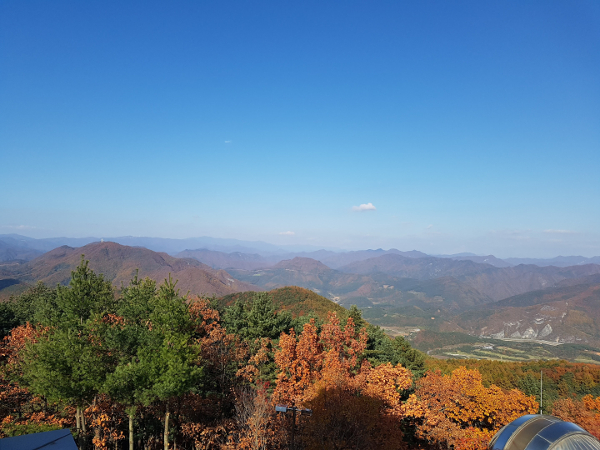
#> input picture img/mountain.jpg, 600 x 450 px; the run also reads 1 picture not shown here
$ jupyter execute --allow-errors 04_histogram.ipynb   (shell and % lines are left out)
#> lines starting #> are read from the running program, lines starting #| are printed output that depends on the picture; after the words box and inside, x2 and y2 are one past the last pixel; in counts of white or black regions, pixels touching at a corner belong together
### notebooks/util.py
# -*- coding: utf-8 -*-

import cv2 as cv
import matplotlib.pyplot as plt


def display_image(img, cmap=None, right=None, top=None):

    img = cv.cvtColor(img, cv.COLOR_BGR2RGB)
    plt.imshow(img, cmap=cmap)
    plt.subplots_adjust(right=right, top=top)

### notebooks/04_histogram.ipynb
[cell 1]
import cv2 as cv
import numpy as np
import matplotlib.pyplot as plt

from util import display_image

## gray-scale histogram

[cell 2]
img = cv.imread('../img/mountain.jpg', cv.IMREAD_GRAYSCALE)
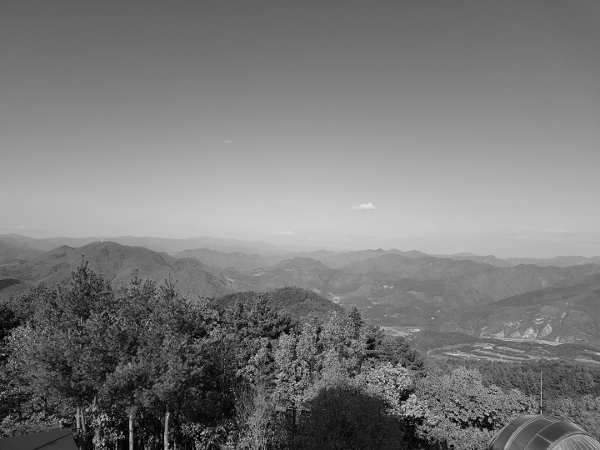
#> img: shape (450, 600); min 0, max 227, mean 121.9

[cell 3]
img.shape
#> Out = (450, 600)

[cell 4]
display_image(img, cmap='gray')

[cell 5]
# [img]: object
# [0]: 1-channel (gray-scale)
# None: does not use mask
# [256]: x range
# [0, 256]: min, max (max=255+1, since max value is not included in histogram's range)
hist = cv.calcHist([img], [0], None, [256], [0, 256])
#> hist = 256 values, max 3288 at index 107, min 0 at index 220, mean 1054.7

[cell 6]
plt.plot(hist, color='blue')
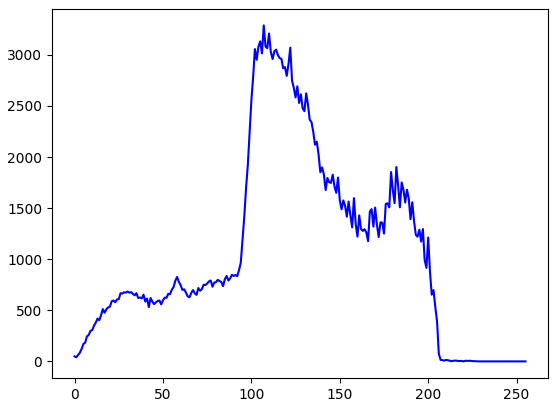
#> figure drawn by matplotlib, 1 panel; curve peaks at x = 107, y = 3288

[cell 7]
hist.shape
#> Out = (256, 1)

[cell 8]
hist.sum()
#> Out = 270000

[cell 9]
img.shape
#> Out = (450, 600)

[cell 10]
450 * 600

## RGB histogram

[cell 11]
img = cv.imread('../img/mountain.jpg')
#> img is the input picture: shape (450, 600, 3); mean B, G, R 151.4, 127.3, 100.2

[cell 12]
display_image(img)

* BGR order

[cell 13]
channels = cv.split(img)

[cell 14]
colors = ('b', 'g', 'r')

[cell 15]
for ch, color in zip(channels, colors):
    hist = cv.calcHist([ch], [0], None, [256], [0, 256])
    plt.plot(hist, color=color)
#> this loop made 3 passes
#> color on passes 1 to 3: 'b', 'g', 'r'
#> figure, not shown here; curve peaks at x = 223, y = 5207; curve peaks at x = 114, y = 3328; curve peaks at x = 60, y = 3038

## histogram normalization
$$I_N = (I - Min) \frac{new Max - new Min}{Max - Min} + newMin$$

* Notations
    - $I$: raw image
    - $Min, \; Max$: max, min value of raw image
    - $newMin, \; newMax$: max, min value of normalized image
    - $I_N$: normalized image

* why normalize?
    - enhances resoultion when pixel value is not evenly distributed between 0-255
    - make range space equal when operating arithematics with two images

[cell 16]
img = cv.imread('../img/abnormal.jpg', cv.IMREAD_GRAYSCALE)
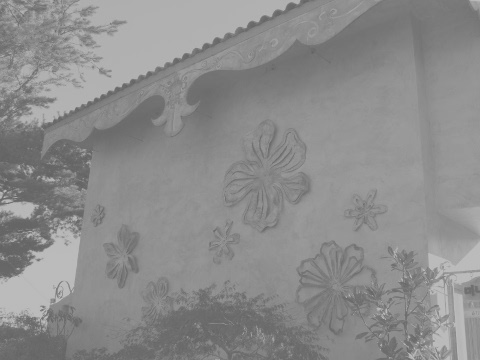
#> input picture img/abnormal.jpg, 480 x 360 px
#> img is the input picture: shape (360, 480); min 96, max 194, mean 140.1

[cell 17]
img_f = img.astype(np.float32)
img_norm = (img_f - img_f.min())*(255) / (img_f.max() - img_f.min())
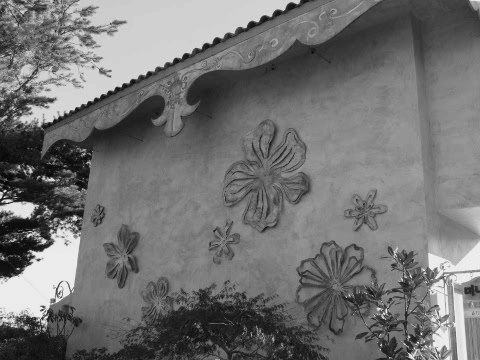
#> img_norm: shape (360, 480) float32; min 0, max 255, mean 114.7
img_norm = img_norm.astype(np.uint8)

[cell 18]
img_norm2 = cv.normalize(img, None, 0, 255, cv.NORM_MINMAX)

[cell 19]
hist = cv.calcHist([img], [0], None, [266], [0, 255])
#> hist = 266 values, max 6600 at index 151, min 0 at index 0, mean 649.6
hist_norm = cv.calcHist([img_norm], [0], None, [266], [0, 255])
#> hist_norm = 266 values, max 6600 at index 132, min 0 at index 1, mean 649.6
hist_norm2 = cv.calcHist([img_norm2], [0], None, [266], [0, 255])
#> hist_norm2 = 266 values, max 6600 at index 133, min 0 at index 1, mean 649.6

[cell 20]
display_image(img, cmap='gray')

[cell 21]
display_image(img_norm, cmap='gray')

[cell 22]
display_image(img_norm2, cmap='gray')

[cell 23]
hists = {'before': hist, 'manual': hist_norm, 'cv': hist_norm2}

[cell 24]
for i, (k, v) in enumerate(hists.items()):
    plt.subplot(1, 3, i+1)
    plt.title(k)
    plt.plot(v, color='blue')
#> this loop made 3 passes

plt.subplots_adjust(right=3)
#> figure, not shown here; panel 1: curve peaks at x = 151, y = 6600; panel 2: curve peaks at x = 132, y = 6600; panel 3: curve peaks at x = 133, y = 6600

## histogram equalization
$$H'(v) = round\bigg(\frac{cdf(v) - cdf_{min}}{(M\times N) - cdf_{min}} \times (L-1)\bigg)$$
* Notations:
    - $cdf(w)$ : histogram cdf
    - $cdf_{min}$: cumulative min, 1
    - $M\times N$: # of pixel, width\*height
    - $L$: range space, 256
    - $round(v)$: rounding
    - $H'(v)$: equalized hisogram
* why equalize?
    - cannot apply normalization
        - e.g. wants to normlize below scores to 70-100
            - 70, 96, 98, 98, 100

[cell 25]
img = cv.imread('../img/yate.jpg', cv.IMREAD_GRAYSCALE)
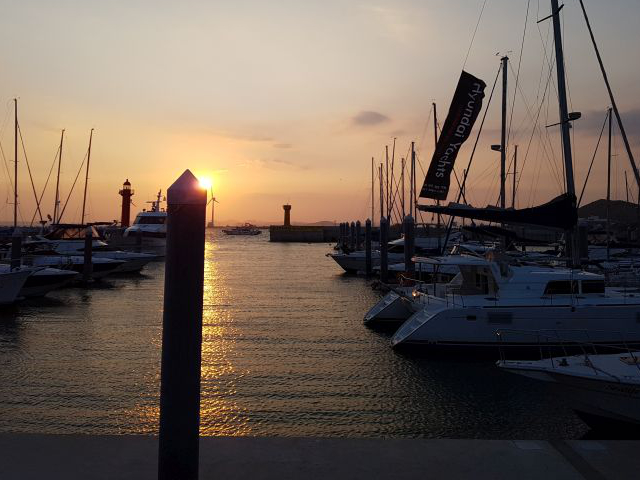
#> input picture img/yate.jpg, 640 x 480 px
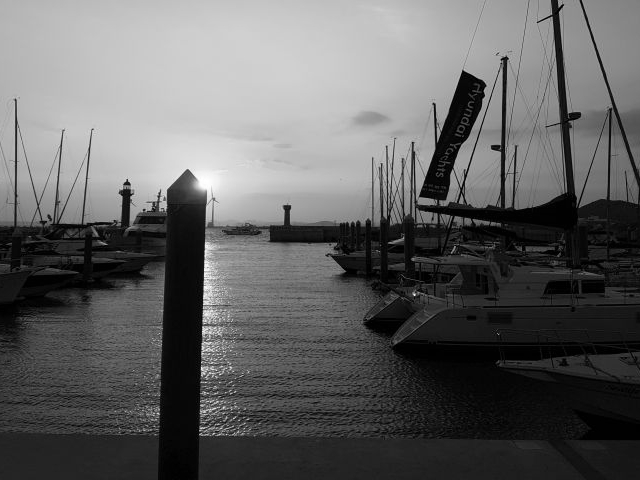
#> img: shape (480, 640); min 0, max 255, mean 98.1

[cell 26]
rows, cols = img.shape[:2]
#> rows = 480; cols = 640

[cell 27]
rows, cols
#> Out = (480, 640)

[cell 28]
hist = cv.calcHist([img], [0], None, [256], [0, 256])
#> hist = 256 values, max 5912 at index 1, min 7 at index 255, mean 1200

[cell 29]
# calc cumu cdf
cdf = hist.cumsum()
#> cdf = 256 values from 1649 to 307200
# converts 0 with nan
cdf_m = np.ma.masked_equal(cdf, 0)
# euqlize hist
cdf_m = (cdf_m - cdf_m.min()) / (rows*cols) * 255
# reverts nan to 0
cdf = np.ma.filled(cdf_m, 0).astype('uint8')
#> cdf = 256 values from 0 to 253

img2 = cdf[img]
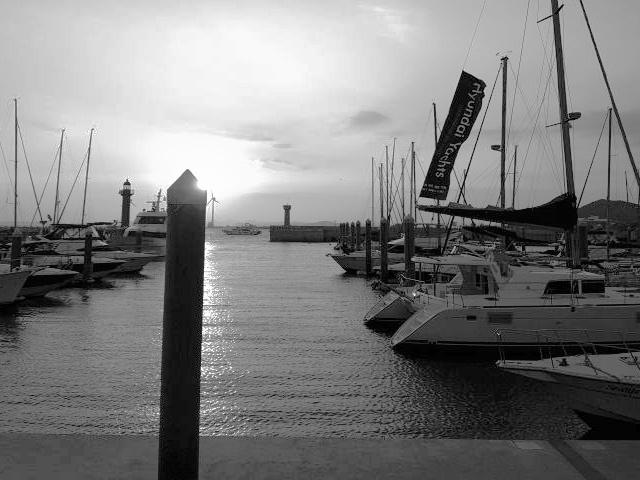
#> img2: shape (480, 640); min 0, max 253, mean 126.4

[cell 30]
img3 = cv.equalizeHist(img)

[cell 31]
hist2 = cv.calcHist([img2], [0], None, [256], [0, 256])
#> hist2 = 256 values, max 5912 at index 4, min 0 at index 1, mean 1200
hist3 = cv.calcHist([img3], [0], None, [256], [0, 256])
#> hist3 = 256 values, max 5912 at index 5, min 0 at index 1, mean 1200

[cell 32]
display_image(img, cmap='gray')

[cell 33]
display_image(img2, cmap='gray')

[cell 34]
display_image(img3, cmap='gray')

[cell 35]
hists = {'before': hist, 'manual': hist2, 'cv': hist3}

[cell 36]
for i, (k, v) in enumerate(hists.items()):
    plt.subplot(1, 3, i+1)
    plt.title(k)
    plt.plot(v, color='blue')

plt.subplots_adjust(right=3)
#> figure, not shown here; panel 1: curve peaks at x = 1, y = 5912; panel 2: curve peaks at x = 4, y = 5912; panel 3: curve peaks at x = 5, y = 5912

## applying equalization to RGB image

[cell 37]
img = cv.imread('../img/yate.jpg')
#> img is the input picture: shape (480, 640, 3); mean B, G, R 84.6, 95, 109.1

* equalizing illumination

[cell 38]
img_yuv = cv.cvtColor(img, cv.COLOR_BGR2YUV)
#> img_yuv: shape (480, 640, 3); mean of channels 0, 1, 2 98.1, 121.4, 137.7

* c.f.
    - y: Luma
    - u: Chroma Blue
    - v: Chroma Red

[cell 39]
img_yuv[:, :, 0] = cv.equalizeHist(img_yuv[:, :, 0])
#> img_yuv: shape (480, 640, 3); mean of channels 0, 1, 2 127.7, 121.4, 137.7

[cell 40]
img2 = cv.cvtColor(img_yuv, cv.COLOR_YUV2BGR)
#> img2: shape (480, 640, 3)

[cell 41]
display_image(img)

[cell 42]
display_image(img2)

## CLAHE (Contrast Limiting Adaptive Histogram Equalization)
* avoid removing too bright parts when applying HE
* segmentize image and applying HE to each segments

[cell 43]
img = cv.imread('../img/bright.jpg')
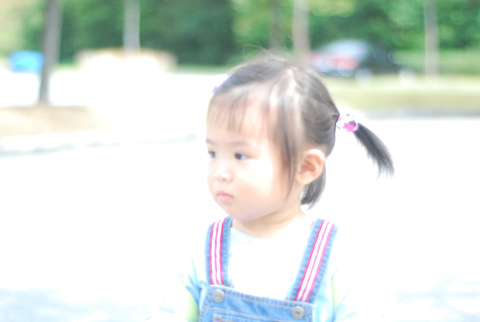
#> input picture img/bright.jpg, 480 x 322 px
#> img is the input picture: shape (322, 480, 3); mean B, G, R 216.5, 222.7, 215.1

[cell 44]
img_yuv = cv.cvtColor(img, cv.COLOR_BGR2YUV)
#> img_yuv: shape (322, 480, 3); mean of channels 0, 1, 2 219.7, 126.4, 123.9

[cell 45]
img_eq = img_yuv.copy()
img_eq[:, :, 0] = cv.equalizeHist(img_eq[:, :, 0])
#> img_eq: shape (322, 480, 3); mean of channels 0, 1, 2 156.4, 126.4, 123.9
img_eq = cv.cvtColor(img_eq, cv.COLOR_YUV2BGR)

[cell 46]
img_clahe = img_yuv.copy()
clahe = cv.createCLAHE(clipLimit=3.0, tileGridSize=(8, 8))
img_clahe[:, :, 0] = clahe.apply(img_clahe[:, :, 0])
#> img_clahe: shape (322, 480, 3); mean of channels 0, 1, 2 203.9, 126.4, 123.9
img_clahe = cv.cvtColor(img_clahe, cv.COLOR_YUV2BGR)

[cell 47]
display_image(img)

[cell 48]
display_image(img_eq)

[cell 49]
display_image(img_clahe)

## 2d-histogram

[cell 50]
img = cv.imread('../img/mountain.jpg')

[cell 51]
# [0, 1]: blue, green
hist = cv.calcHist([img], [0, 1], None, [32, 32], [0, 256, 0, 256])

[cell 52]
p = plt.imshow(hist, cmap='jet')
plt.title('Blue and Green')
plt.colorbar(p)

## back-projection

[cell 53]
img = cv.imread('../img/pump_horse.jpg')
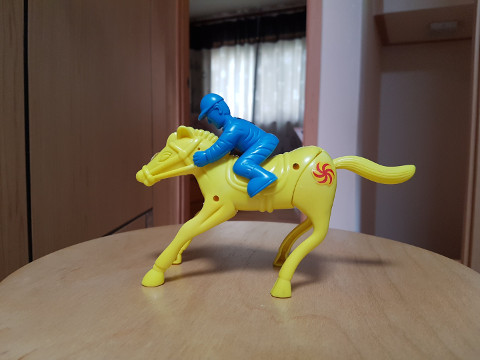
#> input picture img/pump_horse.jpg, 480 x 360 px
#> img is the input picture: shape (360, 480, 3); mean B, G, R 82.8, 98.9, 112.7

[cell 54]
hsv_img = cv.cvtColor(img, cv.COLOR_BGR2HSV)
#> hsv_img: shape (360, 480, 3); mean H, S, V 35.4, 90.6, 118.5

[cell 55]
display_image(img)

[cell 56]
def masking(bp, win_name):

    disc = cv.getStructuringElement(cv.MORPH_ELLIPSE, (5, 5))
    cv.filter2D(bp, -1, disc, bp)
    _, mask = cv.threshold(bp, 1, 255, cv.THRESH_BINARY)
    result = cv.bitwise_and(img, img, mask=mask)

    return result

[cell 57]
def backProject_manual(hist_roi):

    hist_img = cv.calcHist([hsv_img], [0, 1], None, [180, 256], [0, 180, 0, 256])
    hist_rate = hist_roi / (hist_img+1)
    h, s, v = cv.split(hsv_img)
    bp = hist_rate[h.ravel(), s.ravel()]
    bp = np.minimum(bp, 1)
    bp = bp.reshape(hsv_img.shape[:2])
    cv.normalize(bp, bp, 0, 255, cv.NORM_MINMAX)
    bp = bp.astype(np.uint8)

    return masking(bp, 'result_manual')

[cell 58]
def backProject_cv(hist_roi):

    bp = cv.calcBackProject([hsv_img], [0, 1], hist_roi, [0, 180, 0, 256], 1)

    return masking(bp, 'result_cv')

[cell 59]
draw = img.copy()

[cell 60]
y = 170
h = 40
x = 210
w = 100

[cell 61]
roi = draw[y:y+h, x:x+w]

[cell 62]
display_image(roi)

[cell 63]
cv.rectangle(draw, (x, y), (x+w, y+h), (0, 0, 255), 2)
#> draw: shape (360, 480, 3); 0.48% of pixels changed, all inside (x1, y1, x2, y2) = (209, 169, 312, 212)

[cell 64]
hsv_roi = cv.cvtColor(roi, cv.COLOR_BGR2HSV)
#> hsv_roi: shape (40, 100, 3); mean H, S, V 35.9, 186.9, 188.6
#> roi: shape (40, 100, 3); mean B, G, R 73.3, 145.3, 162.9

[cell 65]
hist_roi = cv.calcHist([hsv_roi], [0, 1], None, [180, 256], [0, 180, 0, 256])
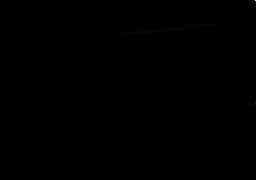
#> hist_roi: shape (180, 256) float32; min 0, max 411, mean 0.1; drawn with min black and max white

[cell 66]
display_image(backProject_manual(hist_roi))

[cell 67]
display_image(backProject_cv(hist_roi))

## compare histogram

[cell 68]
img1 = cv.imread('../img/taekwonv1.jpg')
img2 = cv.imread('../img/taekwonv2.jpg')
img3 = cv.imread('../img/taekwonv3.jpg')
img4 = cv.imread('../img/dr_ochanomizu.jpg')

[cell 69]
display_image(img1)

[cell 70]
imgs = [img1, img2, img3, img4]

[cell 71]
hists = []

#> (a cell that did not finish here is left out)

[cell 73]
query = hists[0]

* CORREL: correlation (1: best, -1: worst, 0: no corr)
* CHISQR: chi-square (0: best, large values: worst)
* INTERSECT: intersection (1: best, 0: worst (when normalized with 1))
* BHATTACHARYYA: bhattacharyya (0: best, 1: worst)

[cell 74]
methods = {
    'CORREL': cv.HISTCMP_CORREL,
    'CHISQR': cv.HISTCMP_CHISQR,
    'INTERSECT': cv.HISTCMP_INTERSECT,
    'BHATTACHARYYA': cv.HISTCMP_BHATTACHARYYA
}

[cell 75]
for j, (name, flag) in enumerate(methods.items()):
    print('{}'.format(name), end='\t')
    for i, (hist, img) in enumerate(zip(hists, imgs)):
        ret = cv.compareHist(query, hist, flag)
        if flag == cv.HISTCMP_INTERSECT:
            ret = ret / np.sum(query)
        print('img{:d}:{:7.2f}'.format(i+1, ret), end='\t')
    print()
#> this loop made 4 passes
#| img1:   1.00
#| img1:   0.00
#| img1:   1.00
#| img1:   0.00

# plt.show()
